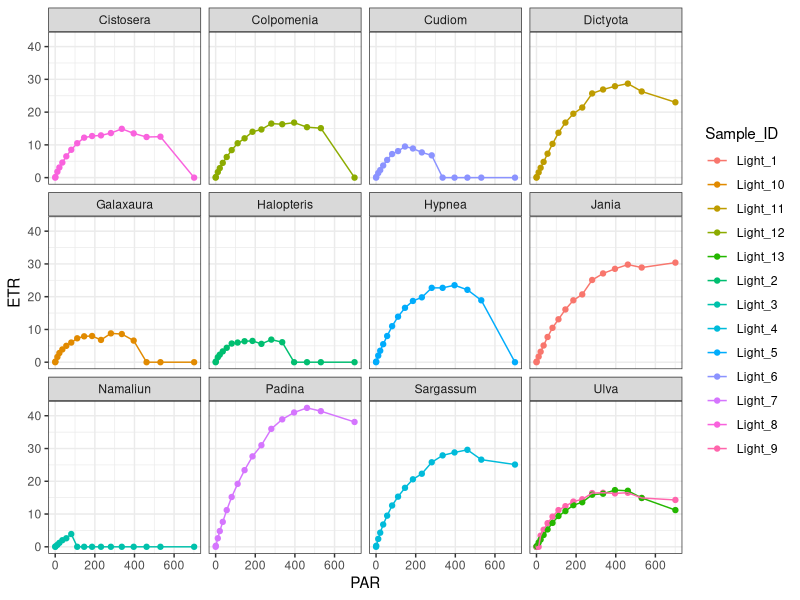
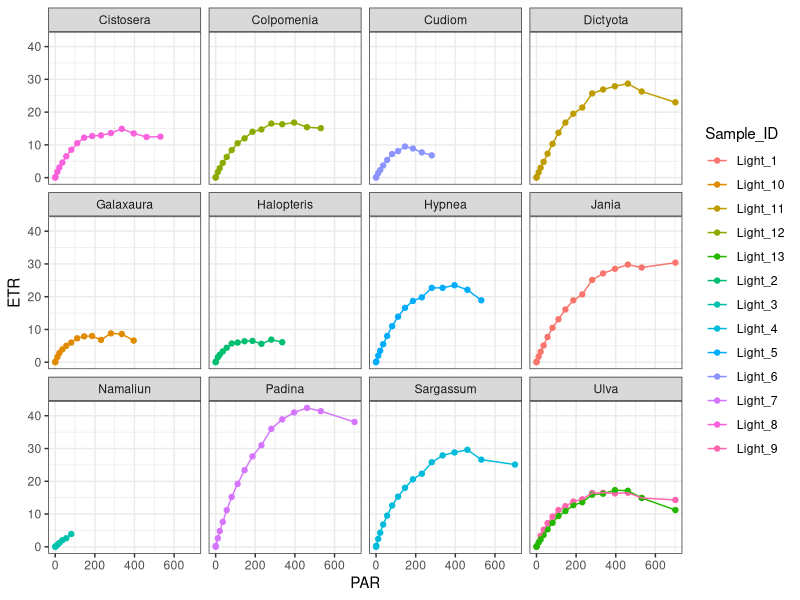
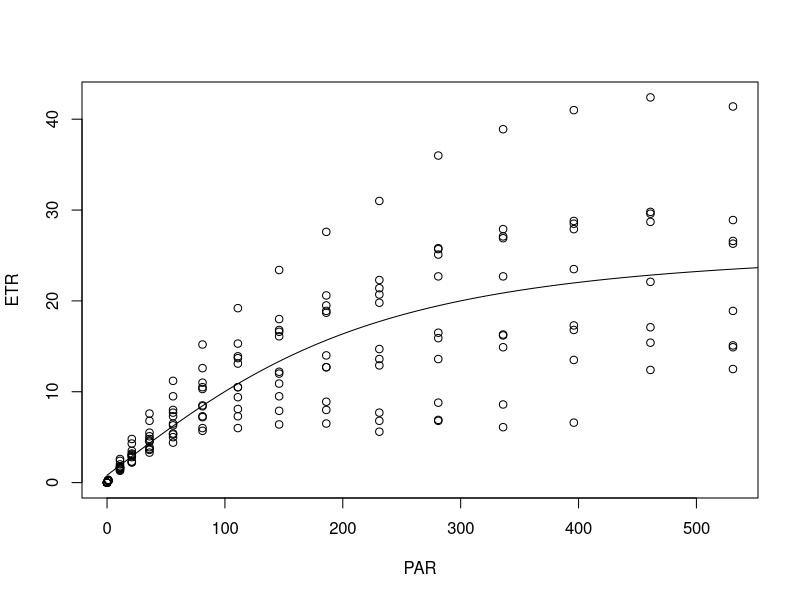
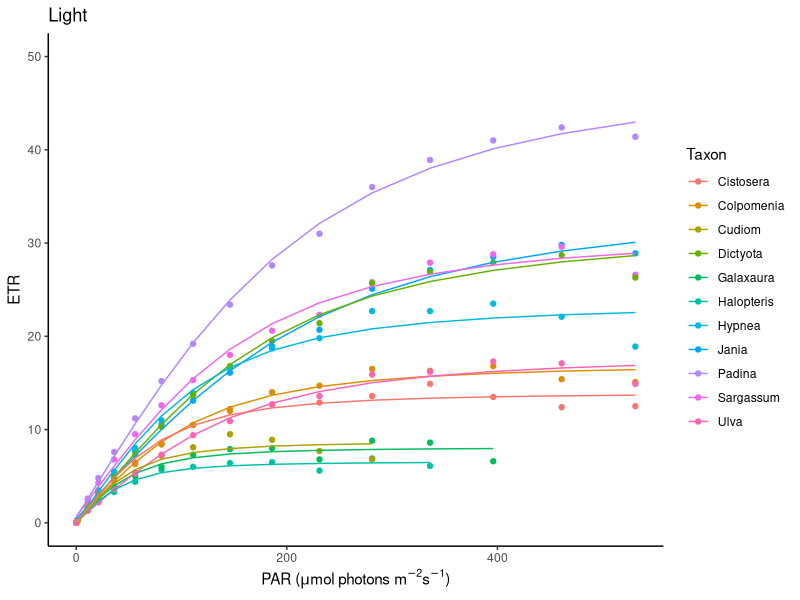
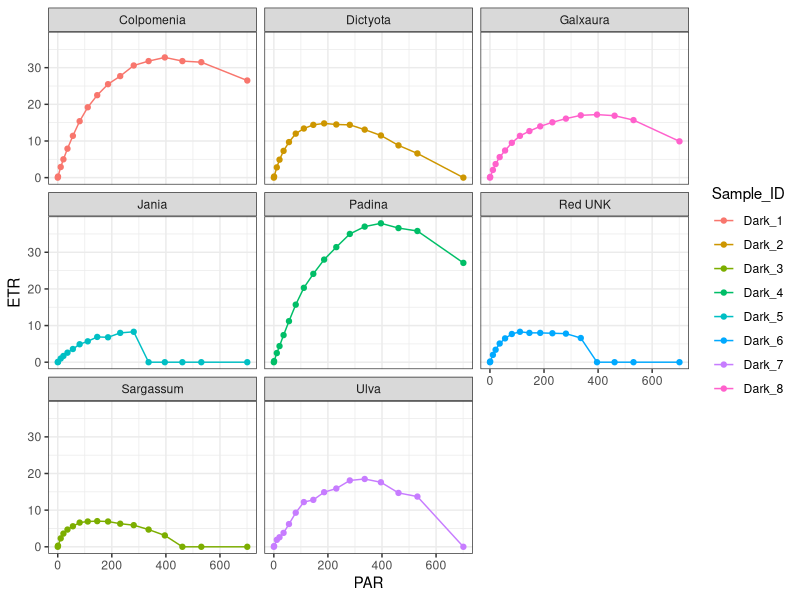
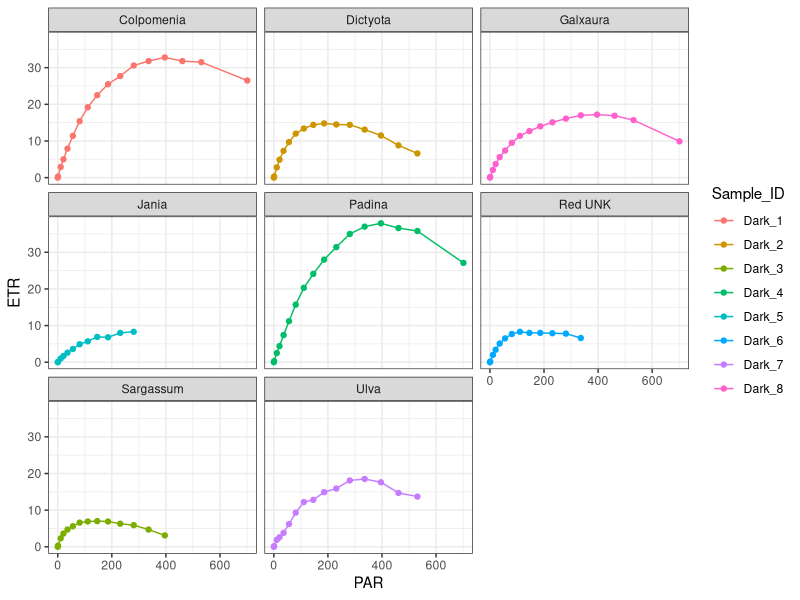
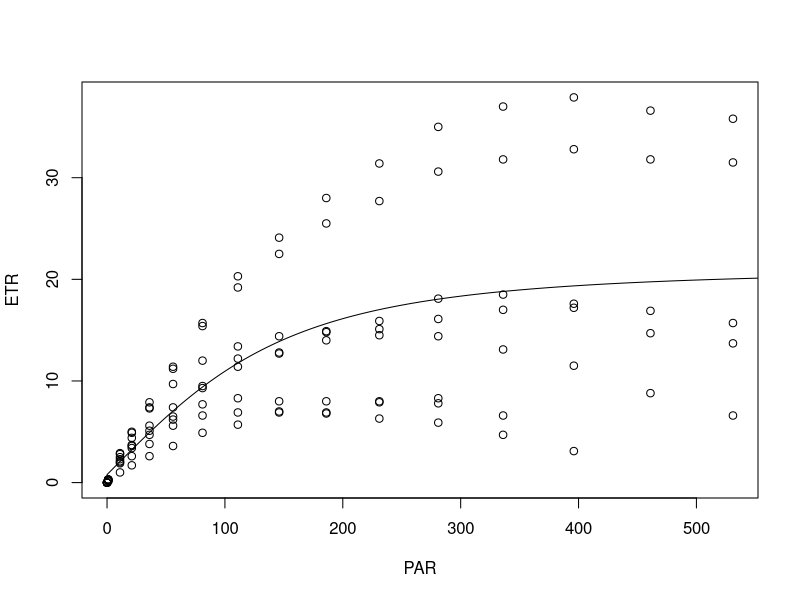
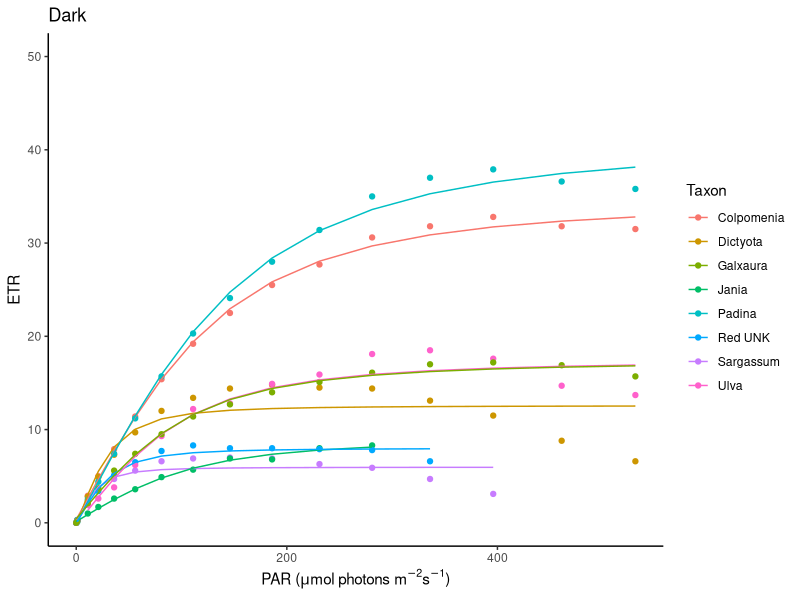

These figures' R source, in order:
#Research_methods_2026
# Photophysiology- 2nd attempt

# requried libraries. if any gives you an error, you need to install it.
# installation- Tools,Install packages, choose name of package, install.
library(dplyr) # data manipulation
library(lubridate) # format date data
library(hms) # format time data
library(tidyr) # data manipulation
library(ggplot2) # graphics
library(purrr) # data manipulation
library(broom) # data manipulation
library(patchwork)# graphics


# set the working directory
## you will need to change the path to the one in which you want to work


#load metadata
metadata=read.csv("Photophysiology_metadata.csv", header=TRUE)
str(metadata)


#load photophysiology data_group light
light_PAM=read.csv("light.csv", header=TRUE, sep=";")
str(light_PAM) #inspect the data

# let us change the date and time variables to read as date and time.
library(lubridate)
light_PAM$Date <- dmy(light_PAM$Date)
library(hms)
light_PAM$Time <- as_hms(light_PAM$Time)

#check that it worked
str(light_PAM)

# we will now select the relevant columns from the dataset. i.e., the ETR measurments.
light_ETR <- light_PAM[, c("Date", "Time", "PAR", "ETR1","ETR2","ETR3","ETR4","ETR5","ETR6","ETR7","ETR8","ETR9","ETR10","ETR11","ETR12","ETR13")]
str(light_ETR)

# change format from wide to long
library(dplyr)
library(tidyr)
light_ETR_long <- light_ETR %>%  pivot_longer(., cols = starts_with("ETR"), names_to = "Sample")
colnames(light_ETR_long)[5] ="ETR"
str(light_ETR_long)


# add information on the sample
str(metadata)
metadata_light=metadata[metadata$Group=="Light",]
metadata_light$ETR_name=paste("ETR",metadata_light$Sample, sep="")

light_ETR_long$Sample_ID=metadata_light$Sample_ID[match(light_ETR_long$Sample, metadata_light$ETR_name)]
light_ETR_long$Taxon=metadata_light$Taxon[match(light_ETR_long$Sample, metadata_light$ETR_name)]
str(metadata)

# take a first look at the data

library(ggplot2)
light_ETR_long %>%
  ggplot(aes(x=PAR, y=ETR, color=Sample_ID))+
  geom_point()+
  geom_line()+
  facet_wrap("Taxon")+
  theme_bw()


# when ETR hits zero at PAR >0, the measurment had ended, i.e., not relevant anymore.
#therefore, we need to remove all zero values for ETR >0

light_ETR_long$ETR[light_ETR_long$ETR == 0 & light_ETR_long$PAR > 0] <- NA

# take a look now

library(ggplot2)
light_ETR_long %>%
  ggplot(aes(x=PAR, y=ETR, color=Sample_ID))+
  geom_point()+
  geom_line()+
  facet_wrap("Taxon")+
  theme_bw()

# what sampled do we want to remove? ones that do not reach expected curve.
light_ETR_long_filt=light_ETR_long[light_ETR_long$Sample_ID!="Light_3" & light_ETR_long$Sample_ID!="Light_9",]

str(light_ETR_long_filt)
unique(light_ETR_long_filt$Sample_ID)

# now we will fit curves to the actual data
#Start by estimating the curve parameters by non-linear least squares method
# from the fitted curve we get the parameters of aquatic photosynthesis we wanted (following the word of the great Falkowski):
# Am = asymptotic maximum = Pmax= max photosynthesis
# AQY = initial sloap = alpha = Fv/Fm
# Rd =  the y intercept of the curve = dark respiration
# Ik = Am/AQY, the irradiance level at which  photosynthesis transitions from light-limited to saturation-limited.


# we will first calculate these parameters for the entire dataset.
set.seed(123) #Random Number Generation important whan the process/calculation is iterative. if you change it, you may get different results....

light_ETR_pi <- light_ETR_long_filt %>% subset(PAR<600) 
curve.nlsPIC <- light_ETR_pi %>% nls(ETR ~ (Am*((AQY*PAR)/(sqrt(Am^2 + (AQY*PAR)^2)))-Rd), data=., start=list(Am=0.7,  AQY=0.001, Rd=.4))
coef(curve.nlsPIC)
plot(ETR ~ PAR, data = light_ETR_pi)
lines(0:600,
      predict(curve.nlsPIC,
              newdata = data.frame(PAR = 0:600)))


# now we will calculate the parameters for each and every sample

library(purrr)
library(broom)

light_nls_data <- light_ETR_pi %>%
  group_by(Sample_ID) %>%
  nest(-Sample_ID) %>%
  mutate(model1 = map(data, ~
                        nls(ETR ~ (Am*((AQY*PAR)/(sqrt(Am^2 + (AQY*PAR)^2)))-Rd), data=., start=list(Am=0.7,  AQY=0.001, Rd=.4)) %>%
                        tidy %>%
                        dplyr::select(term, estimate) %>%
                        spread(term, estimate))) %>%
  unnest(model1) %>%
  mutate(Ik = Am/AQY)


colnames(light_nls_data)
write.csv(light_nls_data[,-c(2)], "light_group_photo_parameters.csv")

augmented_light <- light_ETR_pi %>%
  filter(PAR <600) %>%
  nest(-Sample_ID) %>% 
  mutate(
    fit = map(data, ~ nls(ETR ~ (Am*((AQY*PAR)/(sqrt(Am^2 + (AQY*PAR)^2)))-Rd), data=., start=list(Am=0.7,  AQY=0.001, Rd=.4))),
    augmented = map(fit, augment),
  ) %>% 
  unnest(augmented)

augmented_light$ID = augmented_light$Sample_ID
augmented_light$Taxon = metadata_light$Taxon[match(augmented_light$Sample_ID, metadata_light$Sample_ID)]


PI.curves_light <- augmented_light %>%
  ggplot(aes(x=PAR, y=ETR, color=Taxon))+
  geom_point() + 
  geom_line(aes(y=.fitted, x=PAR,group=Sample_ID))+
  theme_classic()+
  ylim(0,50)+
  labs(x = expression(paste('PAR (', mu, "mol photons m"^-2, 's'^-1,")")),
       y = expression(paste("ETR")),
       title = "Light")+
  theme(legend.position = "right")#+
#facet_wrap(.~Taxon)
PI.curves_light


##########################
#load photophysiology data_group dark
dark_PAM=read.csv("dark.csv", header=TRUE, sep=";")
str(dark_PAM) #inspect the data

# let us change the date and time variables to read as date and time.
library(lubridate)
dark_PAM$Date <- dmy(dark_PAM$Date)
library(hms)
dark_PAM$Time <- as_hms(dark_PAM$Time)

#check that it worked
str(dark_PAM)

# we will now select the relevant columns from the dataset. i.e., the ETR measurments.
dark_ETR <- dark_PAM[, c("Date", "Time", "PAR", "ETR1","ETR2","ETR3","ETR4","ETR5","ETR6","ETR7","ETR8")]
str(dark_ETR)

# change format from wide to long
library(dplyr)
library(tidyr)
dark_ETR_long <- dark_ETR %>%  pivot_longer(., cols = starts_with("ETR"), names_to = "Sample")
colnames(dark_ETR_long)[5] ="ETR"
str(dark_ETR_long)


# add information on the sample
str(metadata)
metadata_dark=metadata[metadata$Group=="Dark",]
metadata_dark$ETR_name=paste("ETR",metadata_dark$Sample, sep="")
str(metadata_dark)

dark_ETR_long$Sample_ID=metadata_dark$Sample_ID[match(dark_ETR_long$Sample, metadata_dark$ETR_name)]
dark_ETR_long$Taxon=metadata_dark$Taxon[match(dark_ETR_long$Sample, metadata_dark$ETR_name)]
str(dark_ETR_long)

# take a first look at the data

library(ggplot2)
dark_ETR_long %>%
  ggplot(aes(x=PAR, y=ETR, color=Sample_ID))+
  geom_point()+
  geom_line()+
  facet_wrap("Taxon")+
  theme_bw()


# when ETR hits zero at PAR >0, the measurment had ended, i.e., not relevant anymore.
#therefore, we need to remove all zero values for ETR >0

dark_ETR_long$ETR[dark_ETR_long$ETR == 0 & dark_ETR_long$PAR > 0] <- NA
str(dark_ETR_long)

# take a look now

library(ggplot2)
dark_ETR_long %>%
  ggplot(aes(x=PAR, y=ETR, color=Sample_ID))+
  geom_point()+
  geom_line()+
  facet_wrap("Taxon")+
  theme_bw()

# what sampled do we want to remove? ones that do not reach expected curve.
#do we remove anything here?
#dark_ETR_long_filt=dark_ETR_long[dark_ETR_long$Sample_ID!="??" & dark_ETR_long$Sample_ID!="??",]


unique(dark_ETR_long$Sample_ID)

# now we will fit curves to the actual data
#Start by estimating the curve parameters by non-linear least squares method
# from the fitted curve we get the parameters of aquatic photosynthesis we wanted (following the word of the great Falkowski):
# Am = asymptotic maximum = Pmax= max photosynthesis
# AQY = initial sloap = alpha = Fv/Fm
# Rd =  the y intercept of the curve = dark respiration
# Ik = Am/AQY, the irradiance level at which  photosynthesis transitions from light-limited to saturation-limited.


# we will first calculate these parameters for the entire dataset.
set.seed(123) #Random Number Generation important whan the process/calculation is iterative. if you change it, you may get different results....

dark_ETR_pi <- dark_ETR_long %>% subset(PAR<600) 
curve.nlsPIC <- dark_ETR_pi %>% nls(ETR ~ (Am*((AQY*PAR)/(sqrt(Am^2 + (AQY*PAR)^2)))-Rd), data=., start=list(Am=0.7,  AQY=0.001, Rd=.4))
coef(curve.nlsPIC)
plot(ETR ~ PAR, data = dark_ETR_pi)
lines(0:600,
      predict(curve.nlsPIC,
              newdata = data.frame(PAR = 0:600)))


# now we will calculate the parameters for each and every sample

library(purrr)
library(broom)

dark_nls_data <- dark_ETR_pi %>%
  group_by(Sample_ID) %>%
  nest(-Sample_ID) %>%
  mutate(model1 = map(data, ~
                        nls(ETR ~ (Am*((AQY*PAR)/(sqrt(Am^2 + (AQY*PAR)^2)))-Rd), data=., start=list(Am=0.7,  AQY=0.001, Rd=.4)) %>%
                        tidy %>%
                        dplyr::select(term, estimate) %>%
                        spread(term, estimate))) %>%
  unnest(model1) %>%
  mutate(Ik = Am/AQY)


colnames(dark_nls_data)
write.csv(dark_nls_data[,-c(2)], "dark_group_photo_parameters.csv")

augmented_dark <- dark_ETR_pi %>%
  filter(PAR <600) %>%
  nest(-Sample_ID) %>% 
  mutate(
    fit = map(data, ~ nls(ETR ~ (Am*((AQY*PAR)/(sqrt(Am^2 + (AQY*PAR)^2)))-Rd), data=., start=list(Am=0.7,  AQY=0.001, Rd=.4))),
    augmented = map(fit, augment),
  ) %>% 
  unnest(augmented)

augmented_dark$ID = augmented_dark$Sample_ID
augmented_dark$Taxon = metadata_dark$Taxon[match(augmented_dark$Sample_ID, metadata_dark$Sample_ID)]


PI.curves_dark <- augmented_dark %>%
  ggplot(aes(x=PAR, y=ETR, color=Taxon))+
  geom_point() + 
  geom_line(aes(y=.fitted, x=PAR,group=Sample_ID))+
  theme_classic()+
  ylim(0,50)+
  labs(x = expression(paste('PAR (', mu, "mol photons m"^-2, 's'^-1,")")),
       y = expression(paste("ETR")),
       title = "Dark")+
  theme(legend.position = "right")#+
#facet_wrap(.~Taxon)
PI.curves_dark



library(patchwork)
PI.curves_light+PI.curves_dark



### fix limits to dark group data- to reduce miss-fit ?
# needs to be at Taxon level.



# Collect all the estimated parameters for all samples.
str(light_nls_data)
str(dark_nls_data)

nls_data=as.data.frame(rbind(light_nls_data, dark_nls_data))
nls_data=nls_data[,-c(2)]
str(nls_data)

nls_data$Taxon=metadata$Taxon[match(nls_data$Sample_ID, metadata$Sample_ID)]
nls_data$Group=metadata$Group[match(nls_data$Sample_ID, metadata$Sample_ID)]
str(nls_data)
nls_data_long=nls_data %>%
  pivot_longer(
    cols = c(Am, AQY, Rd, Ik),
    names_to = "Photo_vars",
    values_to = "Value"
  )
str(nls_data_long)

# Let's summarize the data to see what's what.

Photophysiology_summary_table <- nls_data_long %>%
  group_by(Photo_vars, Group) %>%
  summarise(
    n       = sum(!is.na(Value)),
    mean    = mean(Value, na.rm = TRUE),
    sd      = sd(Value, na.rm = TRUE),
    min     = min(Value, na.rm = TRUE),
    q25     = quantile(Value, 0.25, na.rm = TRUE),
    median  = median(Value, na.rm = TRUE),
    q75     = quantile(Value, 0.75, na.rm = TRUE),
    max     = max(Value, na.rm = TRUE),
    .groups = "drop"
  )

View(Photophysiology_summary_table)


library(ggplot2)


ggplot(nls_data_long, aes(sample = Value, color = Group)) +
  stat_qq() +
  stat_qq_line() +
  ylab("Value")+
  xlab("theoretical quantile")+
  facet_wrap(~Photo_vars, scales = "free")


ggplot(nls_data_long, aes(x=Group, y=Value))+
  geom_boxplot()+
  geom_point(aes(color=Group), size=2, position=position_jitter(width=0.2))+
  facet_wrap(~Photo_vars, scales = "free")


ggplot(nls_data_long, aes(x=Group, y=Value))+
  geom_boxplot()+
  geom_point(aes(color=Taxon), size=2, position=position_jitter(width=0.2))+
  facet_wrap(~Photo_vars, scales = "free")

# filter unpaired taxa
library(dplyr)

nls_data_long_filtered <- nls_data_long %>%
  group_by(Taxon) %>%
  filter(n_distinct(Group) == 2) %>%
  ungroup()

ggplot(nls_data_long_filtered, aes(x=Group, y=Value))+
  geom_boxplot()+
  geom_point(aes(color=Taxon), size=2, position=position_jitter(width=0.2))+
  facet_wrap(~Photo_vars, scales = "free")

# lets calculate the difference between light and dark for each species

library(dplyr)
library(tidyr)

diff_by_taxon <-nls_data_long_filtered %>%
  group_by(Taxon, Photo_vars, Group) %>%
  summarise(
    Value = mean(Value, na.rm = TRUE),
    .groups = "drop"
  ) %>%
  pivot_wider(
    names_from = Group,
    values_from = Value
  ) %>%
  mutate(
    Difference = Light- Dark,
    Ratio= Light/ Dark
  )

str(diff_by_taxon)

Difference_plot=ggplot(diff_by_taxon, aes(x=Taxon, y=Difference))+
  geom_bar(stat="identity", aes(fill=Taxon))+
  facet_wrap(.~Photo_vars, scales="free")+
  theme_bw()
Difference_plot


Ratio_plot=ggplot(diff_by_taxon, aes(x=Taxon, y=Ratio))+
  geom_bar(stat="identity", aes(fill=Taxon))+
  geom_hline(yintercept = 1,linetype = "dashed",color = "red",linewidth = 0.8)+
  facet_wrap(.~Photo_vars, scales="free")+
  theme_bw()
Ratio_plot


Difference_plot+Ratio_plot


ggplot(diff_by_taxon, aes(sample = Difference)) +
  stat_qq() +
  stat_qq_line() +
  ylab("Value")+
  xlab("theoretical quantile")+
  facet_wrap(~Photo_vars, scales = "free")

library(dplyr)

test_paired <- nls_data_long_filtered %>%
  select(Taxon, Group, Photo_vars, Value) %>%
  pivot_wider(
    names_from = Group,
    values_from = Value
  ) %>%
  group_by(Photo_vars) %>%
  summarise(
    p = wilcox.test(Light, Dark, paired = TRUE)$p.value,
    .groups = "drop"
  ) %>%
  mutate(
    padj = p.adjust(p, method = "BH")
  )

test_paired 

test_paired_no_Colpomenia <- nls_data_long_filtered[nls_data_long_filtered$Taxon!="Colpomenia",] %>%
  select(Taxon, Group, Photo_vars, Value) %>%
  pivot_wider(
    names_from = Group,
    values_from = Value
  ) %>%
  group_by(Photo_vars) %>%
  summarise(
    p = wilcox.test(Light, Dark, paired = TRUE)$p.value,
    .groups = "drop"
  ) %>%
  mutate(
    padj = p.adjust(p, method = "BH")
  )
test_paired_no_Colpomenia


# ==============================================================
# FINAL IMAGE EXPORT STACK - ATTACH TO THE END OF YOUR SCRIPT
# This block exports all 5 key figures for your report in 600 DPI
# ==============================================================

message("Starting high-resolution export (600 DPI)...")

# 1. Save the Fitted Photosynthesis-Irradiance (P-I) Curves (Light adapted)
if (exists("PI.curves_light")) {
  ggsave(
    filename = "Figure_1_PI_Curves_Light_Adapted_600DPI.png",
    plot = PI.curves_light,
    dpi = 600, width = 12, height = 8, units = "in"
  )
}

# 2. Save the Fitted Photosynthesis-Irradiance (P-I) Curves (Dark adapted)
if (exists("PI.curves_dark")) {
  ggsave(
    filename = "Figure_2_PI_Curves_Dark_Adapted_600DPI.png",
    plot = PI.curves_dark,
    dpi = 600, width = 12, height = 8, units = "in"
  )
}

# 3. Save the Absolute Difference Bar Plot
if (exists("Difference_plot")) {
  ggsave(
    filename = "Figure_3_Algae_Difference_Plot_600DPI.png",
    plot = Difference_plot,
    dpi = 600, width = 11, height = 7, units = "in"
  )
}

# 4. Save the Proportional Response Ratio Bar Plot
if (exists("Ratio_plot")) {
  ggsave(
    filename = "Figure_4_Algae_Ratio_Plot_600DPI.png",
    plot = Ratio_plot,
    dpi = 600, width = 11, height = 7, units = "in"
  )
}

# 5. Save the Combined Patchwork Panel (Difference + Ratio side-by-side)
if (exists("Difference_plot") & exists("Ratio_plot")) {
  combined_panel <- Difference_plot + Ratio_plot
  ggsave(
    filename = "Figure_5_Algae_Combined_Panel_600DPI.png",
    plot = combined_panel,
    dpi = 600, width = 18, height = 10, units = "in"
  )
}

# 6. Re-run and Save the Final Quantile-Quantile (Q-Q) Plot for Methods section
if (exists("diff_by_taxon")) {
  qq_output <- ggplot(diff_by_taxon, aes(sample = Difference)) +
    stat_qq() +
    stat_qq_line() +
    ylab("Value") +
    xlab("Theoretical Quantile") +
    facet_wrap(~Photo_vars, scales = "free") +
    theme_bw()
  
  ggsave(
    filename = "Figure_6_Normality_QQ_Plot_600DPI.png",
    plot = qq_output,
    dpi = 600, width = 10, height = 7, units = "in"
  )
}

message("Success! All relevant publication-grade plots saved to your folder in 600 DPI.")
